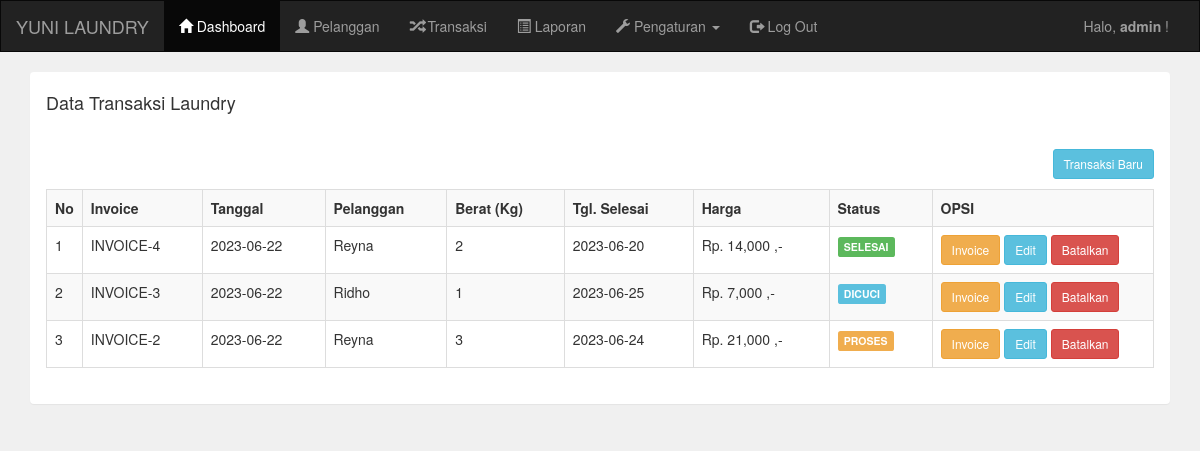
The page /admin/transaksi.php (signed in) on the database its author committed.
### tables this page shows
CREATE TABLE `pelanggan` (
  `pelanggan_id` int(11) NOT NULL,
  `pelanggan_nama` varchar(255) NOT NULL,
  `pelanggan_hp` varchar(255) NOT NULL,
  `pelanggan_alamat` text NOT NULL
);

CREATE TABLE `transaksi` (
  `transaksi_id` int(11) NOT NULL,
  `transaksi_tgl` date NOT NULL,
  `transaksi_pelanggan` int(11) NOT NULL,
  `transaksi_harga` int(11) NOT NULL,
  `transaksi_berat` int(11) NOT NULL,
  `transaksi_tgl_selesai` text NOT NULL,
  `transaksi_status` int(11) NOT NULL
);

### admin/transaksi.php (the view)
<?php include 'header.php'; ?>
<div class="container">
    <div class="panel">
        <div class="panel-heading">
            <h4>Data Transaksi Laundry</h4>
        </div>
        <div class="panel-body">
            <a href="transaksi_tambah.php" class="btn btn-sm btn-info pull-right">Transaksi Baru</a>
            <br/>
            <br/>
            <table class="table table-bordered table-striped">
                <tr>
                    <th width="1%">No</th>
                    <th>Invoice</th>
                    <th>Tanggal</th>
                    <th>Pelanggan</th>
                    <th>Berat (Kg)</th>
                    <th>Tgl. Selesai</th>
                    <th>Harga</th>
                    <th>Status</th>
                    <th width="20%">OPSI</th>
                </tr>
                <?php
                include '../koneksi.php';
                $data = mysqli_query($koneksi,"select * from pelanggan,transaksi where transaksi_pelanggan=pelanggan_id order by transaksi_id desc");
                $no = 1;
                while($d=mysqli_fetch_array($data)){
                    ?>
                    <tr>
                        <td><?php echo $no++; ?></td>
                        <td>INVOICE-<?php echo $d['transaksi_id']; ?></td>
                        <td><?php echo $d['transaksi_tgl']; ?></td>
                        <td><?php echo $d['pelanggan_nama']; ?></td>
                        <td><?php echo $d['transaksi_berat']; ?></td>
                        <td><?php echo $d['transaksi_tgl_selesai']; ?></td>
                        <td><?php echo "Rp. ".number_format($d['transaksi_harga']) ." ,-"; ?></td>
                        <td>
                            <?php
                            if($d['transaksi_status']=="0"){
                                echo "<div class='label label-warning'>PROSES</div>";
                            }else if($d['transaksi_status']=="1"){
                                echo "<div class='label label-info'>DICUCI</div>";
                            }else if($d['transaksi_status']=="2"){
                                echo "<div class='label label-success'>SELESAI</div>";
                            }
                            ?>
                        </td>
                        <td>
                            <a href="transaksi_invoice.php?id=<?php echo $d['transaksi_id']; ?>" target="_blank" class="btn btn-sm btn-warning">Invoice</a>
                            <a href="transaksi_edit.php?id=<?php echo $d['transaksi_id']; ?>" class="btn btn-sm btn-info">Edit</a>
                            <a href="transaksi_hapus.php?id=<?php echo $d['transaksi_id']; ?>" class="btn btn-sm btn-danger">Batalkan</a>
                        </td>
                    </tr>
                    <?php
                }
                ?>
            </table>
        </div>
    </div>
</div>
<?php include 'footer.php'; ?>

### rows shown on the page
pelanggan: transaksi.transaksi_id "4", transaksi.transaksi_tgl "2023-06-22", pelanggan_nama "Reyna", transaksi.transaksi_berat "2", transaksi.transaksi_tgl_selesai "2023-06-20", transaksi.transaksi_harga "14,000", shows "SELESAI", transaksi.transaksi_id "2", transaksi.transaksi_berat "3", transaksi.transaksi_tgl_selesai "2023-06-24", transaksi.transaksi_harga "21,000", shows "PROSES"
pelanggan: transaksi.transaksi_id "3", transaksi.transaksi_tgl "2023-06-22", pelanggan_nama "Ridho", transaksi.transaksi_berat "1", transaksi.transaksi_tgl_selesai "2023-06-25", transaksi.transaksi_harga "7,000", shows "DICUCI"

### other values the page prints
$_SESSION['username'] "admin"
